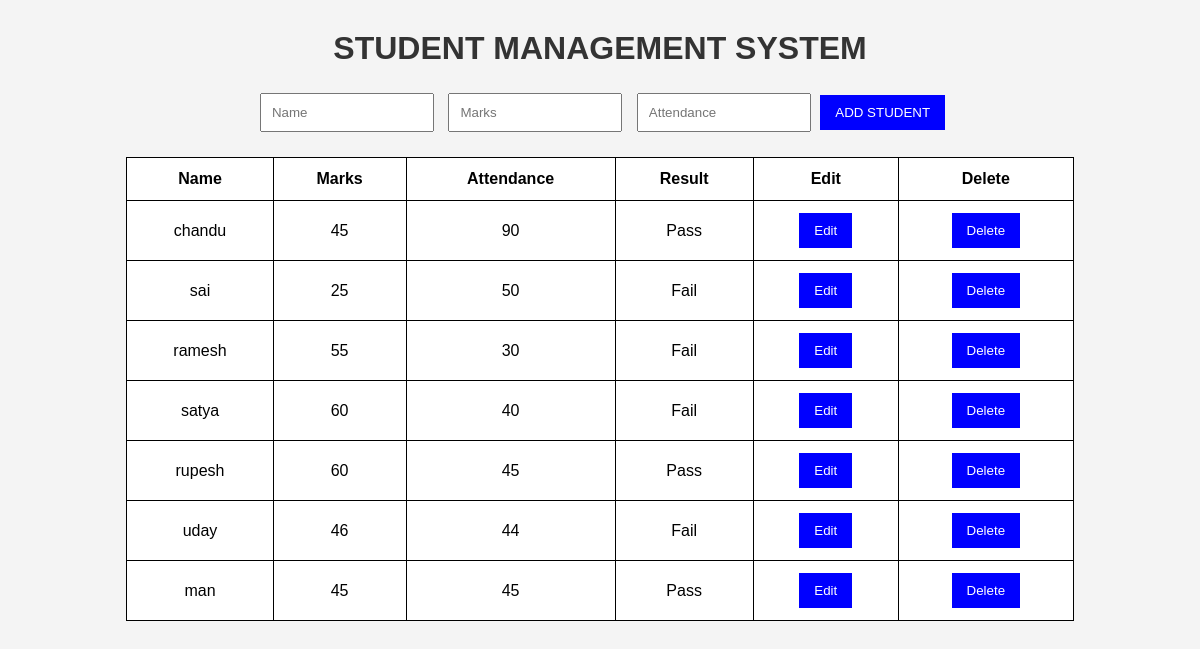
The page / on the database its author committed.
### tables this page shows
CREATE TABLE students (
    id INTEGER PRIMARY KEY AUTOINCREMENT,
    name TEXT,
    marks INTEGER,
    attendance INTEGER,
    result TEXT
);

### app.py (the view)
@app.route('/')
def index():
    conn = sqlite3.connect('database.db')
    students = conn.execute('SELECT * FROM students').fetchall()
    conn.close()
    return render_template('index.html', students=students)

### templates/index.html (shortened to what this page needs)
<!DOCTYPE html>
<html>
<head>
    <link rel="stylesheet" href="/static/style.css">
</head>
<body>
    <h1>STUDENT MANAGEMENT SYSTEM</h1>
    <form action="/add" method="POST">
        <input type="text" name="name" placeholder="Name" required>
        <input type="number" name="marks" placeholder="Marks" required>
        <input type="number" name="attendance" placeholder="Attendance" required>
        <button type="submit">ADD STUDENT</button>
    </form>
    <table>
        <tr>
            <th>Name</th>
            <th>Marks</th>
            <th>Attendance</th>
            <th>Result</th>
            <th>Edit</th>
            <th>Delete</th>
        </tr>
        {% for student in students %}
        <tr>
            <td>{{ student[1] }}</td>
            <td>{{ student[2] }}</td>
            <td>{{ student[3] }}</td>
            <td>{{ student[4] }}</td>
            <td>
                <button>Edit</button>
            </td>
            <td>
                <a href="/delete/{{ student[0] }}">
                    <button>Delete</button>
                </a>
            </td>
        </tr>
        {% endfor %}
    </table>
</body>
</html>

### static/style.css (style rules this page uses)
body { font-family: Arial; background: #f4f4f4; text-align: center; }
h1 { margin-top: 30px; color: #333; }
form { margin: 20px; }
input { padding: 10px; margin: 5px; width: 150px; }
button { padding: 10px 15px; border: none; background: blue; color: white; cursor: pointer; }
table { width: 80%; margin: auto; border-collapse: collapse; background: white; }
table, th, td { border: 1px solid black; }
th, td { padding: 12px; }

### rows shown on the page
students: name "chandu", marks "45", attendance "90", result "Pass"
students: name "sai", marks "25", attendance "50", result "Fail"
students: name "ramesh", marks "55", attendance "30", result "Fail"
students: name "satya", marks "60", attendance "40", result "Fail"
students: name "rupesh", marks "60", attendance "45", result "Pass"
students: name "uday", marks "46", attendance "44", result "Fail"
students: name "man", marks "45", attendance "45", result "Pass"
